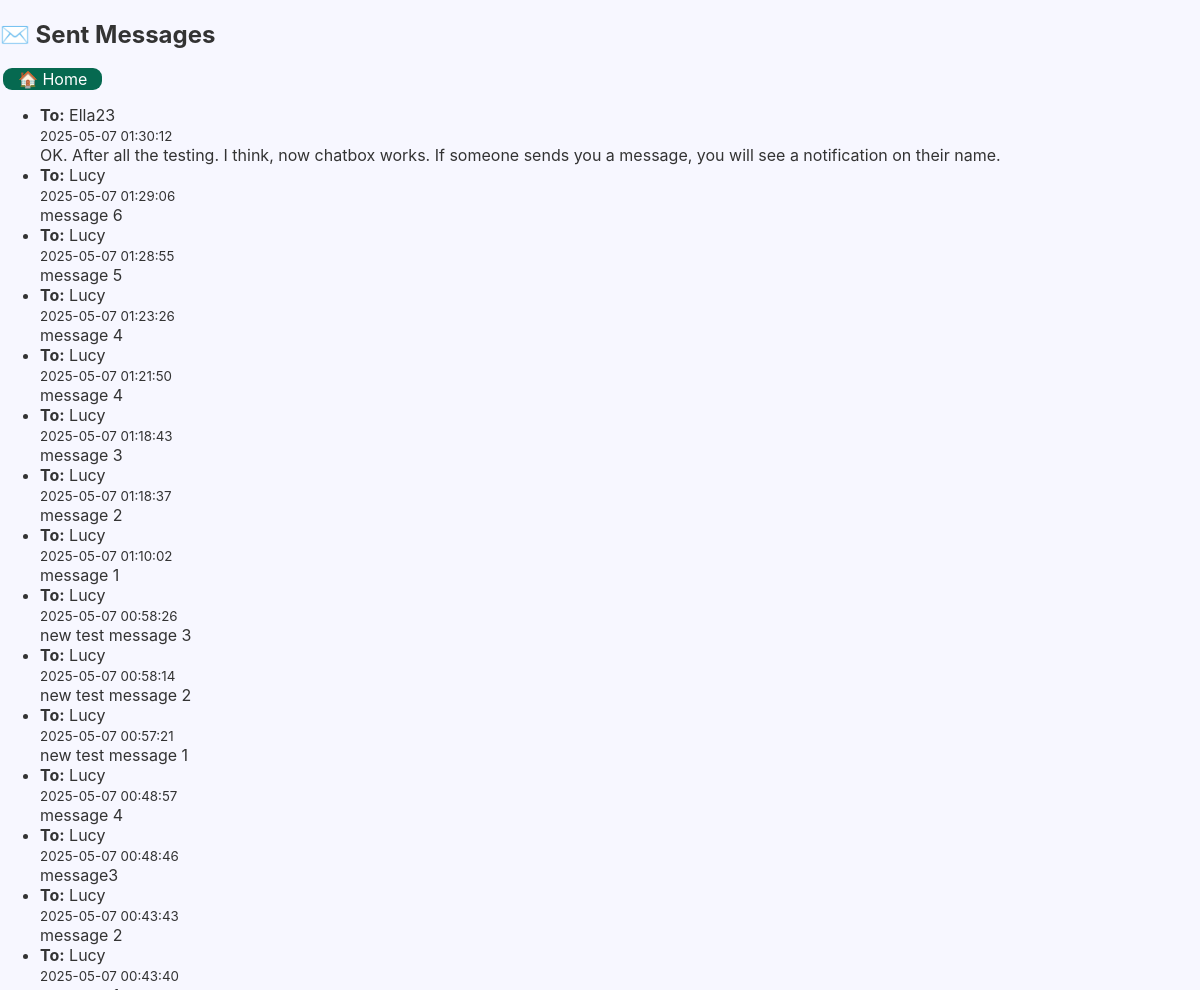
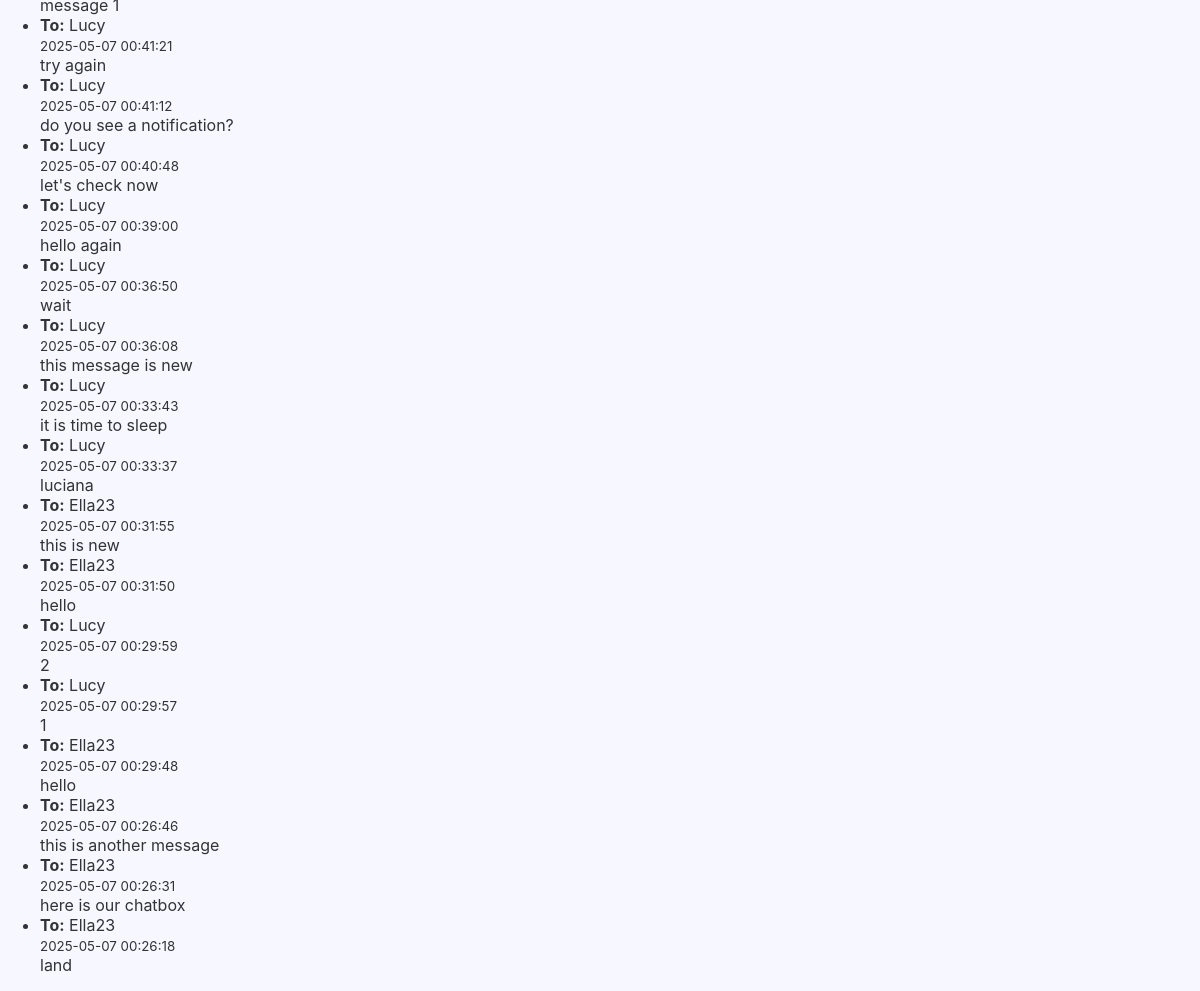
The app's page /sent_messages (signed in) with its own data (2 pictures, top to bottom).
### tables this page shows
CREATE TABLE messages (
        id INTEGER PRIMARY KEY AUTOINCREMENT,
        sender_id INTEGER NOT NULL,
        recipient_id INTEGER NOT NULL,
        content TEXT NOT NULL,
        timestamp DATETIME DEFAULT CURRENT_TIMESTAMP,
        is_read INTEGER NOT NULL DEFAULT 0, deleted INTEGER NOT NULL DEFAULT 0, message_type TEXT NOT NULL DEFAULT 'mail',
        FOREIGN KEY(sender_id) REFERENCES users(id),
        FOREIGN KEY(recipient_id) REFERENCES users(id)
    );

CREATE TABLE users (
    id INTEGER PRIMARY KEY AUTOINCREMENT,
    username TEXT NOT NULL UNIQUE,
    password TEXT NOT NULL
, profile_pic TEXT, zodiac_sign TEXT, birth_year INTEGER, favorite_color TEXT, favorite_animal TEXT, favorite_subject TEXT, favorite_hobby TEXT, favorite_movie TEXT, favorite_book TEXT, is_admin INTEGER NOT NULL DEFAULT 0, first TEXT NOT NULL DEFAULT '', last TEXT NOT NULL DEFAULT '', is_approved INTEGER NOT NULL DEFAULT 0);

### app.py (the view)
@app.route('/sent_messages')
def sent_messages():
    user_id = session.get('user_id')
    if not user_id:
        return redirect(url_for('login'))
    db = get_db()
    sent = query_db(
        """
        SELECT
          m.id,
          u.username     AS recipient,
          m.content,
          m.timestamp
        FROM messages m
        JOIN users u ON m.recipient_id = u.id
        WHERE m.sender_id = ? AND m.deleted = 0
        ORDER BY m.timestamp DESC
        """,
        (user_id,)
    )
    return render_template('sent_messages.html', messages=sent)

### app.py (called while the page is built)
def get_db():
    if 'db' not in g:
        g.db = sqlite3.connect(DB_FILE)
        g.db.row_factory = sqlite3.Row
    return g.db

def query_db(query, args=(), one=False):
    conn = sqlite3.connect(DB_FILE)
    conn.row_factory = sqlite3.Row
    cur = conn.cursor()
    cur.execute(query, args)
    rv = cur.fetchall()
    conn.commit()
    conn.close()
    return (rv[0] if rv else None) if one else rv

### templates/sent_messages.html (shortened to what this page needs)
{% extends 'base.html' %}
{% block body %}
  <h2>✉️ Sent Messages</h2>
  <a href="{{ url_for('home') }}">🏠 Home</a>
  {% if messages %}
    <ul class="message-list">
      {% for m in messages %}
        <li>
          <strong>To:</strong> {{ m['recipient'] }}<br>
          <small>{{ m['timestamp'] }}</small><br>
          <div>{{ m['content']|safe }}</div>
        </li>
      {% endfor %}
    </ul>
  {% else %}
    <p>No sent messages.</p>
  {% endif %}
{% endblock %}

### static/style.css (style rules this page uses)
body { font-family: 'Quicksand', -apple-system, BlinkMacSystemFont, 'Segoe UI', Roboto, 'Helvetica Neue', sans-serif; background-color: #f7f7ff; color: #333; margin: 0; padding: 0; }
a, button { background-color: #066950; color: white; border: none; padding: 1px 15px; margin: 3px; border-radius: 9px; text-decoration: none; font-size: 1em; }

### records on screen
messages: recipient "Ella23", timestamp "2025-05-07 01:30:12", content "OK. After all the testing. I think, now chatbox works. If someone sends you a message, you will see a notification on their name."
messages: recipient "Lucy", timestamp "2025-05-07 01:29:06", content "message 6"
messages: recipient "Lucy", timestamp "2025-05-07 01:28:55", content "message 5"
messages: recipient "Lucy", timestamp "2025-05-07 01:23:26", content "message 4"
messages: recipient "Lucy", timestamp "2025-05-07 01:21:50", content "message 4"
messages: recipient "Lucy", timestamp "2025-05-07 01:18:43", content "message 3"
messages: recipient "Lucy", timestamp "2025-05-07 01:18:37", content "message 2"
messages: recipient "Lucy", timestamp "2025-05-07 01:10:02", content "message 1"
messages: recipient "Lucy", timestamp "2025-05-07 00:58:26", content "new test message 3"
messages: recipient "Lucy", timestamp "2025-05-07 00:58:14", content "new test message 2"
messages: recipient "Lucy", timestamp "2025-05-07 00:57:21", content "new test message 1"
messages: recipient "Lucy", timestamp "2025-05-07 00:48:57", content "message 4"
messages: recipient "Lucy", timestamp "2025-05-07 00:48:46", content "message3"
messages: recipient "Lucy", timestamp "2025-05-07 00:43:43", content "message 2"
messages: recipient "Lucy", timestamp "2025-05-07 00:43:40", content "message 1"
messages: recipient "Lucy", timestamp "2025-05-07 00:41:21", content "try again"
messages: recipient "Lucy", timestamp "2025-05-07 00:41:12", content "do you see a notification?"
messages: recipient "Lucy", timestamp "2025-05-07 00:40:48", content "let's check now"
messages: recipient "Lucy", timestamp "2025-05-07 00:39:00", content "hello again"
messages: recipient "Lucy", timestamp "2025-05-07 00:36:50", content "wait"
messages: recipient "Lucy", timestamp "2025-05-07 00:36:08", content "this message is new"
messages: recipient "Lucy", timestamp "2025-05-07 00:33:43", content "it is time to sleep"
messages: recipient "Lucy", timestamp "2025-05-07 00:33:37", content "luciana"
messages: recipient "Ella23", timestamp "2025-05-07 00:31:55", content "this is new"
messages: recipient "Ella23", timestamp "2025-05-07 00:31:50", content "hello"
messages: recipient "Lucy", timestamp "2025-05-07 00:29:59", content "2"
messages: recipient "Lucy", timestamp "2025-05-07 00:29:57", content "1"
messages: recipient "Ella23", timestamp "2025-05-07 00:29:48", content "hello"
messages: recipient "Ella23", timestamp "2025-05-07 00:26:46", content "this is another message"
messages: recipient "Ella23", timestamp "2025-05-07 00:26:31", content "here is our chatbox"
messages: recipient "Ella23", timestamp "2025-05-07 00:26:18", content "land"
